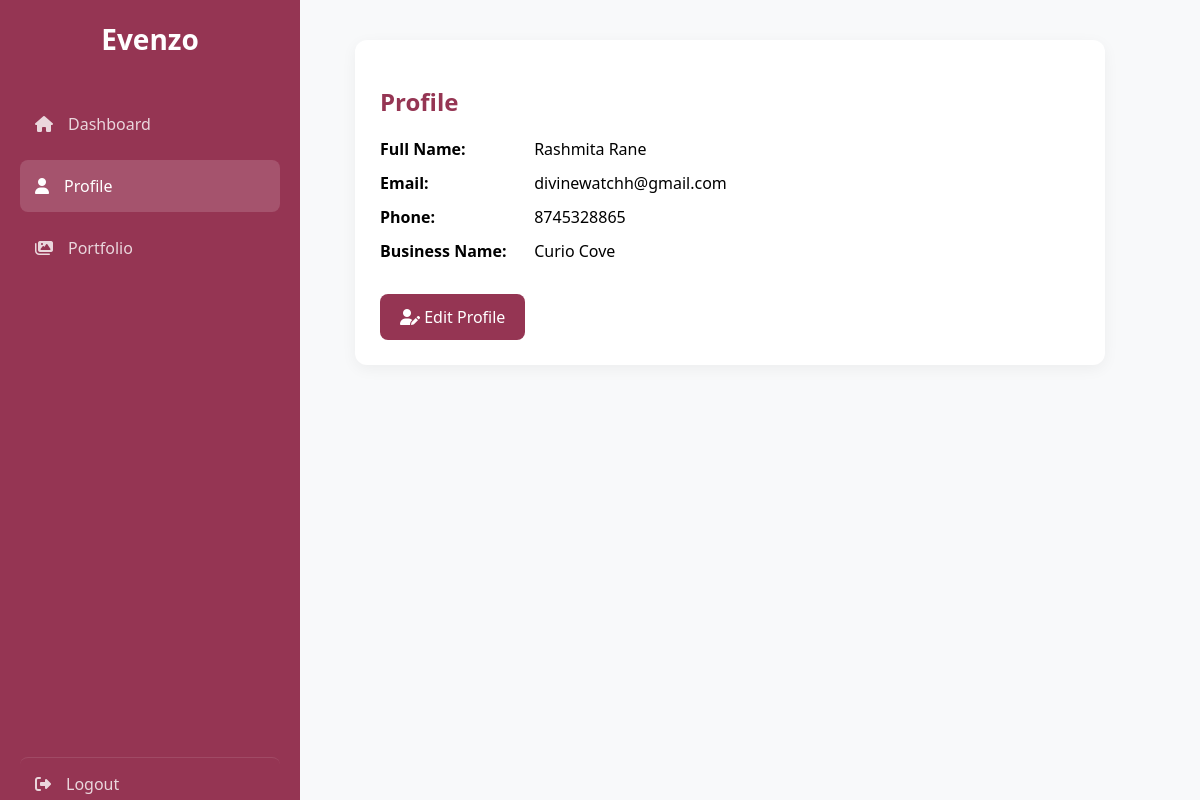
Screenshot of /profile (signed in) with the database file from the repository.
### tables this page shows
CREATE TABLE users (
            id INTEGER PRIMARY KEY AUTOINCREMENT,
            full_name TEXT NOT NULL,
            email TEXT UNIQUE NOT NULL,
            password TEXT NOT NULL,
            role TEXT CHECK(role IN ('user', 'admin', 'eventmanager')) NOT NULL,
            is_approved INTEGER DEFAULT 0, -- 0=Pending, 1=Approved by Admin
            created_at TIMESTAMP DEFAULT CURRENT_TIMESTAMP
        , reset_otp TEXT, is_active INTEGER DEFAULT 1);

CREATE TABLE manager_profiles (
            id INTEGER PRIMARY KEY AUTOINCREMENT,
            user_id INTEGER NOT NULL,
            business_name TEXT NOT NULL,
            phone TEXT NOT NULL,
            license_path TEXT, -- Path to uploaded JPEG/PDF license
            bio TEXT,
            base_price REAL DEFAULT 0.0,
            rating REAL DEFAULT 0.0, profile_pic TEXT, location TEXT, -- For the "Ratings/Reviews system"
            FOREIGN KEY (user_id) REFERENCES users (id) ON DELETE CASCADE
        );

### app.py (the view)
@app.route('/profile')
def profile():
    if 'user_id' not in session or session['role'] != 'eventmanager':
        return redirect(url_for('index'))
    conn = get_db_connection()
    user_data = conn.execute('''
        SELECT u.full_name, u.email, m.*
        FROM users u JOIN manager_profiles m ON u.id = m.user_id
        WHERE u.id=?
    ''', (session['user_id'],)).fetchone()
    conn.close()
    return render_template('profile.html', user=user_data)

### app.py (called while the page is built)
def get_db_connection():
    conn = sqlite3.connect('database.db', timeout=10)
    conn.row_factory = sqlite3.Row
    conn.execute("PRAGMA foreign_keys = ON")
    return conn

### frontend/templates/profile.html (shortened to what this page needs)
<!DOCTYPE html>
<html lang="en">
<head>
    <link rel="stylesheet" href="https://cdnjs.cloudflare.com/ajax/libs/font-awesome/6.4.0/css/all.min.css">
</head>
<body>
    <div class="sidebar">
        <div class="logo" style="font-size: 28px; font-weight: bold; margin-bottom: 40px; text-align: center;">Evenzo</div>
        <nav>
            <a href="{{ url_for('dashboard') }}" class="nav-item"><i class="fas fa-home"></i> Dashboard</a>
            <a href="{{ url_for('profile') }}" class="nav-item active"><i class="fas fa-user"></i> Profile</a>
            <a href="{{ url_for('portfolio') }}" class="nav-item"><i class="fas fa-images"></i> Portfolio</a>
        </nav>
        <a href="{{ url_for('logout') }}" class="nav-item" style="margin-top: auto; border-top: 1px solid rgba(255,255,255,0.1);"><i class="fas fa-sign-out-alt"></i> Logout</a>
    </div>
    <div class="main-content">
        <div class="content-card">
            <h2 style="color: var(--primary); margin-bottom: 20px;">Profile</h2>
            <div class="profile-row"><label>Full Name:</label> <span>{{ user.full_name }}</span></div>
            <div class="profile-row"><label>Email:</label> <span>{{ user.email }}</span></div>
            <div class="profile-row"><label>Phone:</label> <span>{{ user.phone }}</span></div>
            <div class="profile-row"><label>Business Name:</label> <span>{{ user.business_name }}</span></div>
            <a href="{{ url_for('edit_profile') }}" class="btn-edit"><i class="fas fa-user-edit"></i>&nbsp;Edit Profile</a>
        </div>
    </div>
</body>
</html>

### frontend/templates/profile.html (style rules this page uses)
:root { --primary: #953553; --bg-light: #f8f9fa; --sidebar-width: 260px; }
body { background-color: var(--bg-light); display: flex; font-family: 'Segoe UI', sans-serif; margin: 0; }
.sidebar { width: var(--sidebar-width); background-color: var(--primary); height: 100vh; position: fixed; color: white; padding: 20px; display: flex; flex-direction: column; z-index: 1000; }
.nav-item { padding: 15px; margin-bottom: 10px; border-radius: 8px; cursor: pointer; display: flex; align-items: center; gap: 15px; color: rgba(255,255,255,0.8); text-decoration: none; }
.nav-item:hover, .nav-item.active { background-color: rgba(255,255,255,0.15); color: white; }
.main-content { margin-left: var(--sidebar-width); width: calc(100% - var(--sidebar-width)); padding: 40px; }
.content-card { background: white; border-radius: 12px; padding: 25px; box-shadow: 0 4px 15px rgba(0,0,0,0.05); max-width: 700px; margin: 0 auto; }
.profile-row { margin-bottom: 12px; }
.profile-row label { display: inline-block; width: 150px; font-weight: 600; }
.profile-row span { font-weight: 500; }
.btn-edit { margin-top: 20px; display: inline-flex; align-items: center; justify-content: center; background: var(--primary); color: white; padding: 12px 20px; border-radius: 8px; text-decoration: none; }

### rows the page displays
users: full_name "Rashmita Rane", email "divinewatchh@gmail.com"
manager_profiles: phone "8745328865", business_name "Curio Cove"
